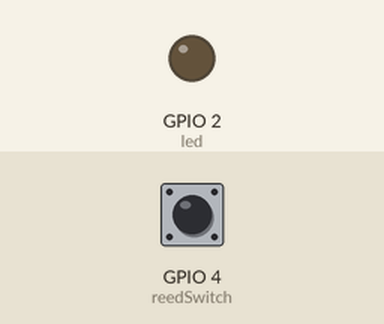
Simulated run of this sketch. Board: ESP32. Parts: output pins drawn as LEDs (lit = HIGH). The test bench sets the inputs (shaded band); at power-on: GPIO 4 (reedSwitch) HIGH. WiFi joins after 1.5 s; servers stay silent unless stated; what the sketch prints to the serial monitor is not drawn.

Above: at 3.0 s.
3.1 s: GPIO 4 (reedSwitch) pulled LOW for 0.15 s
At 4.3 s:
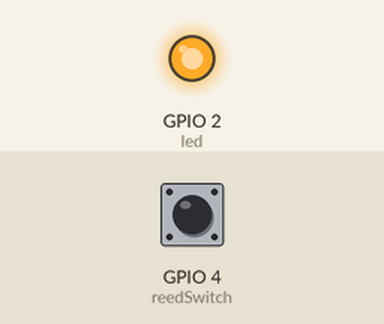
6.1 s: GPIO 4 (reedSwitch) pulled LOW for 3.2 s
At 10.3 s:
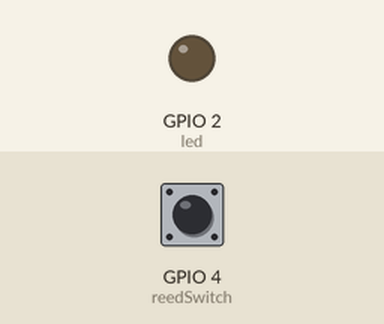
Timing chart, 0 to 11.8 s (numbered marks = the images above; inputs shaded):
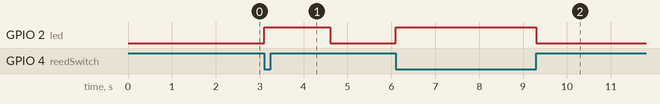

The sketch:

DoorSensor.ino
```cpp
#include <WiFi.h>
#include <WiFiClientSecure.h>
#include <UniversalTelegramBot.h>
#include <ArduinoJson.h>

// Set GPIOs for LED and reedswitch
const int reedSwitch = 4;
const int led = 2; //optional

// Detects whenever the door changed state
bool changeState = false;

// Holds reedswitch state (1=opened, 0=close)
bool state;
String doorState;

// Auxiliary variables (it will only detect changes that are 1500 milliseconds apart)
unsigned long previousMillis = 0;
const long interval = 1500;

const char* ssid = "S8 plus";
const char* password = "123456789";

// Initialize Telegram BOT
#define BOTtoken "5384542786:AAHXm2q-CoZoX09FZ1FYVmd3efXLphojDW8"  // your Bot Token (Get from Botfather)

// Use @myidbot to find out the chat ID of an individual or a group
// Also note that you need to click "start" on a bot before it can
// message you
#define CHAT_ID "781006061"

WiFiClientSecure client;
UniversalTelegramBot bot(BOTtoken, client);

// Runs whenever the reedswitch changes state
ICACHE_RAM_ATTR void changeDoorStatus() {
  Serial.println("State changed");
  changeState = true;
}


void setup() {
  // Serial port for debugging purposes
  Serial.begin(115200);

  // Read the current door state
  pinMode(reedSwitch, INPUT_PULLUP);
  state = digitalRead(reedSwitch);

  // Set LED state to match door state
  pinMode(led, OUTPUT);
  digitalWrite(led, !state);

  // Set the reedswitch pin as interrupt, assign interrupt function and set CHANGE mode
  attachInterrupt(digitalPinToInterrupt(reedSwitch), changeDoorStatus, CHANGE);

  // Connect to Wi-Fi
  WiFi.mode(WIFI_STA);
  WiFi.begin(ssid, password);
  client.setCACert(TELEGRAM_CERTIFICATE_ROOT); // Add root certificate for api.telegram.org
  while (WiFi.status() != WL_CONNECTED ) {
    delay(500);
    Serial.print(".");
  }
  Serial.println("");
  Serial.println("WiFi connected");
   bot.sendMessage(CHAT_ID, "Bot started up", "");
}

  unsigned long check_wifi = 600000;
void loop ()
{
  // if wifi is down, try reconnecting every 30 seconds
  if ((WiFi.status() != WL_CONNECTED) && (millis() > check_wifi))
  {
    Serial.println("Reconnecting to WiFi...");
    WiFi.disconnect();
    WiFi.begin(ssid, password);
    check_wifi = millis() + 600000;
  }
   if (changeState){
    unsigned long currentMillis = millis();
    if(currentMillis - previousMillis >= interval) {
      previousMillis = currentMillis;
      // If a state has occured, invert the current door state
        state = !state;
        if(state) {
          doorState = "closed";
        }
        else{
          doorState = "open";
        }
        digitalWrite(led, !state);
        changeState = false;
        Serial.println(state);
        Serial.println(doorState);

        //Send notification
        bot.sendMessage(CHAT_ID, "The door is " + doorState, "");
    }
  }
}


/*void loop() {
  if (changeState){
    unsigned long currentMillis = millis();
    if(currentMillis - previousMillis >= interval) {
      previousMillis = currentMillis;
      // If a state has occured, invert the current door state
        state = !state;
        if(state) {
          doorState = "closed";
        }
        else{
          doorState = "open";
        }
        digitalWrite(led, !state);
        changeState = false;
        Serial.println(state);
        Serial.println(doorState);

        //Send notification
        bot.sendMessage(CHAT_ID, "The door is " + doorState, "");
    }
  }
}*/
```

Measured:
- after the input at 3.1 s, GPIO 2 (led): LOW → HIGH at once, → LOW 1.5 s later
- after the input at 6.1 s, GPIO 2 (led): LOW → HIGH at once, → LOW 3.2 s later
